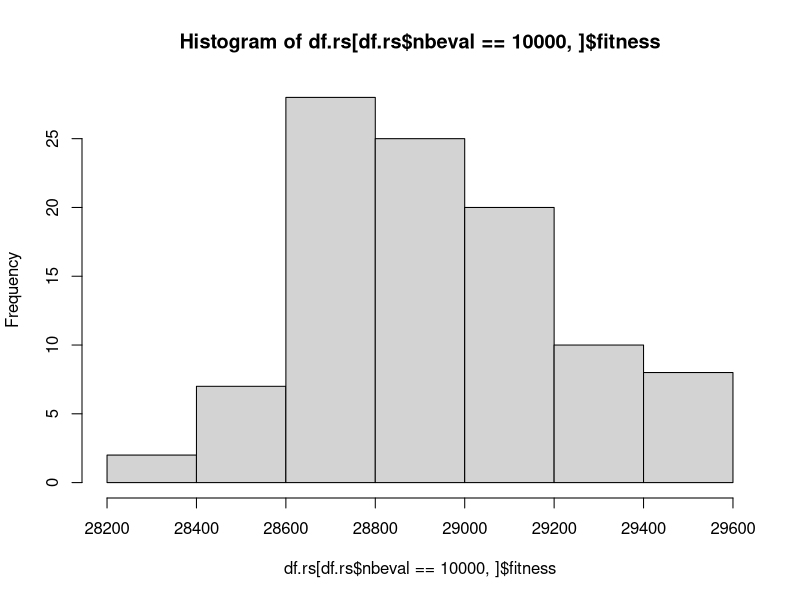
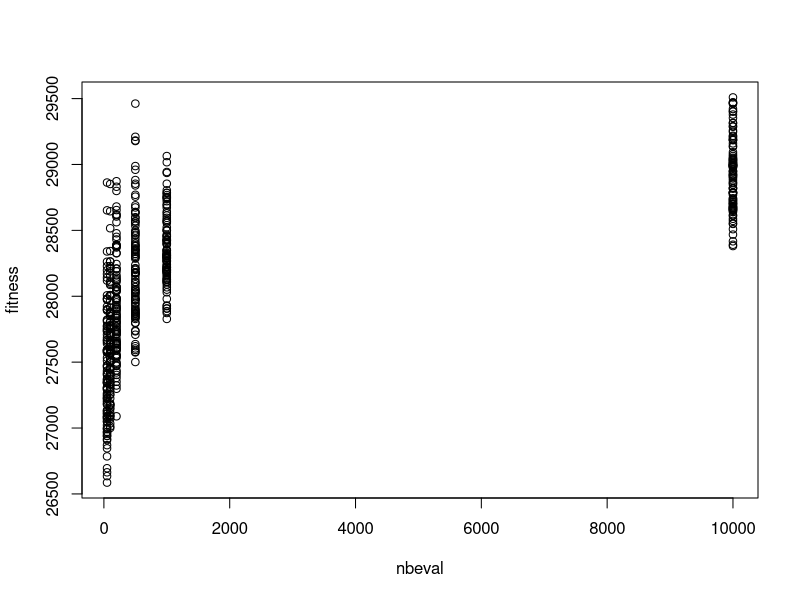
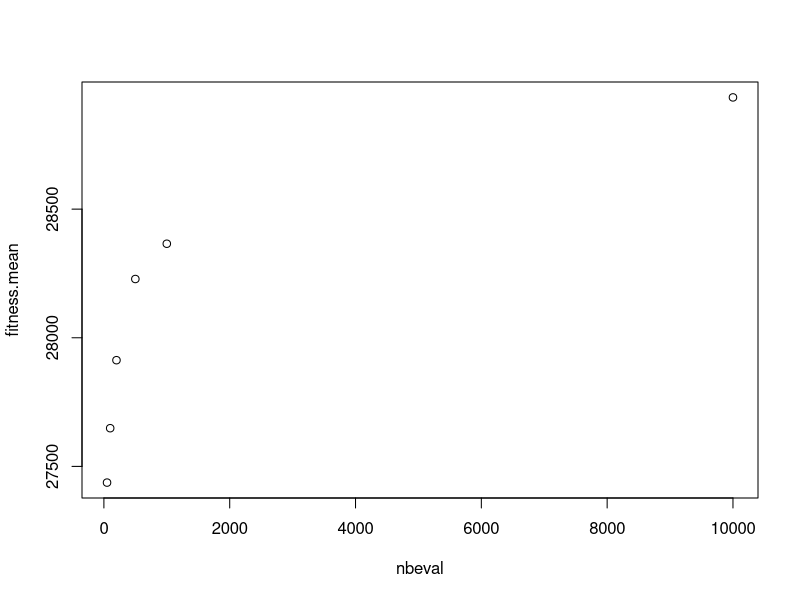
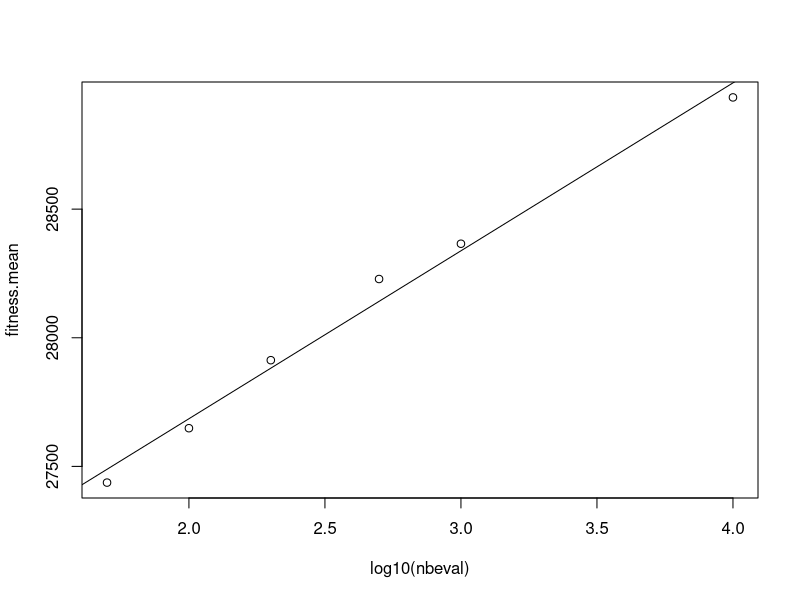
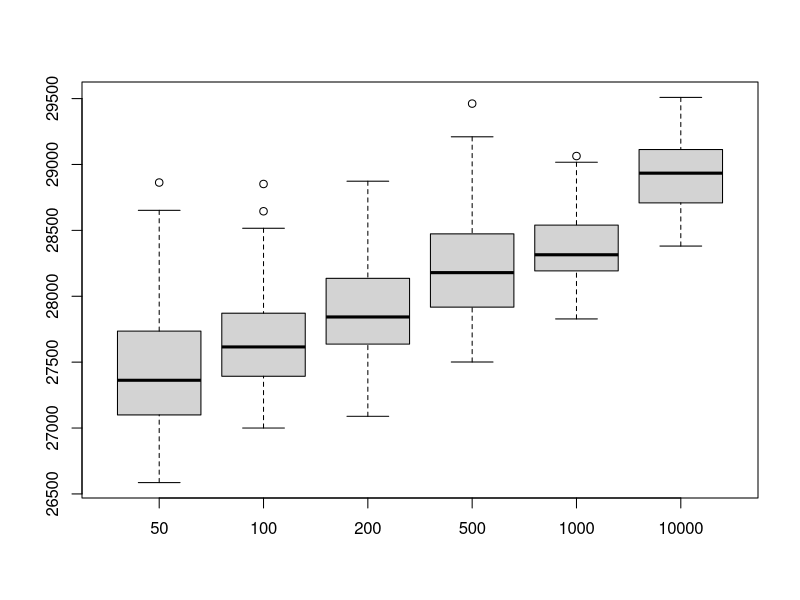
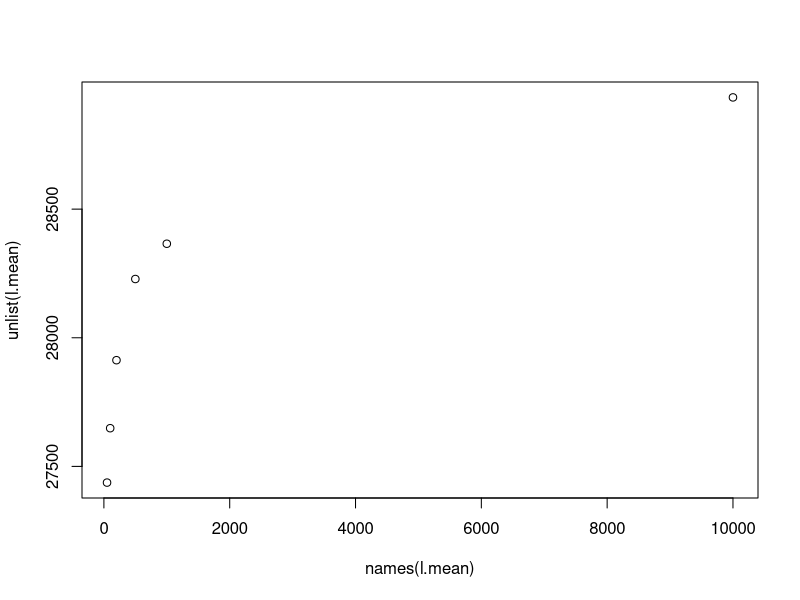
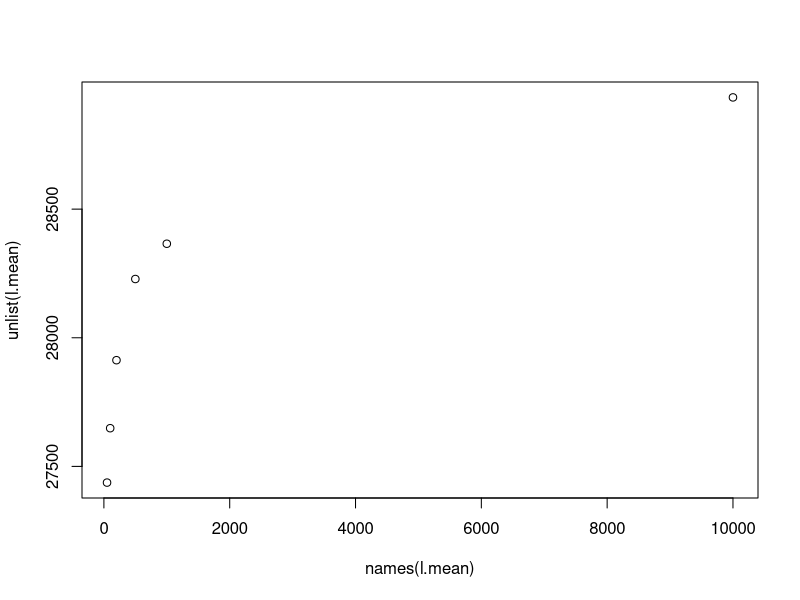
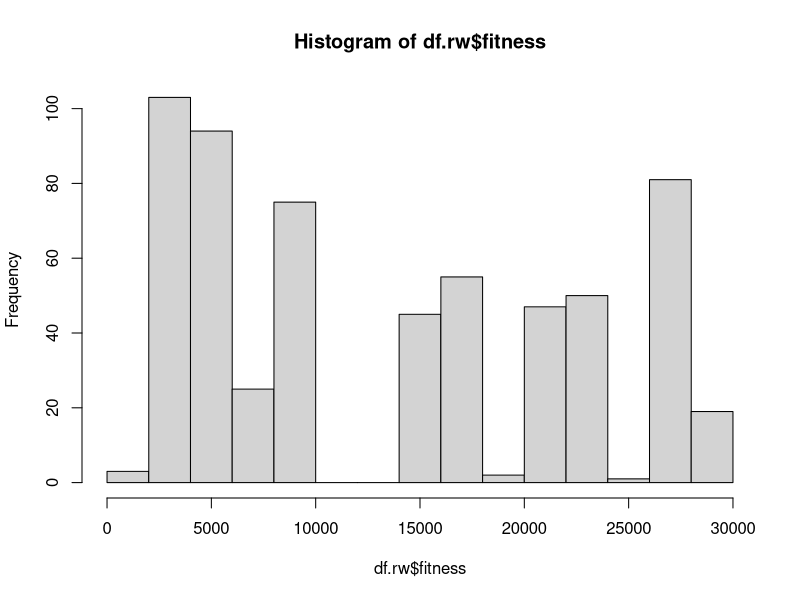

Source code (R) for these figures, in order:
# Author : SV
# date 2015/10/12

############################
# recherche aléatoire

# lit les données des recherches aléatoires
df.rs <- read.table("rs.csv", header = TRUE, sep = " ")

# vérification du fichier: affiche les premières lignes
head(df.rs)

# histogramme pour un nombre d'évaluation 10000 : nota, la distribution n'est pas gaussienne
hist(df.rs[df.rs$nbeval == 10000,]$fitness)

# calcul de la moyenne
mean(df.rs[df.rs$nbeval == 10000,]$fitness)

# résumé des principales statistiques
summary(df.rs[df.rs$nbeval == 10000,]$fitness)

# nuage de points des fitness obtenues en fonction du nombre d'évaluation
plot(fitness ~ nbeval, data = df.rs)

# chargement de la librairie doBy
library(doBy)

# calcul des moyennes de fitness en fonction du nombre d'évaluation
df.rs.mean <- summaryBy(fitness ~ nbeval, data = df.rs, FUN = mean)

# plot correspondant
plot(fitness.mean ~ nbeval, data = df.rs.mean)

# grosso modo, on a l'impression que les données suivent une loi logarithmique
# d'ailleur, on peut tracer avec le log:
plot(fitness.mean ~ log10(nbeval), data = df.rs.mean)

# et même fitter un modèle linéaire
model <- lm(fitness.mean ~ log10(nbeval), data = df.rs.mean)

# trace la droite de régression
abline(model)
# donne le descriptif du modèle : noter un très bon coefficient R^2
summary(model)

## Remarque : sans la librairie doBy 

# split des données selon les valeur en ligne (obtient alors une liste)
l <- split(df.rs$fitness, factor(df.rs$nbeval))

# boite a moustache (boxplot) de la fitness en fonction du nombre d'évaluation (attention echelle non respectée en abscisse)
boxplot(l)

# calcul des moyennes (nota: R est un langage fonctionnel)
l.mean <- lapply(l, FUN = mean)

# et le plot fitness vs. moyenne
plot(names(l.mean), unlist(l.mean))

plot(names(l.mean), unlist(l.mean))

############################
# marche aléatoire

# lit les données de la marche aléatoire
df.rw <- read.table("rw.csv", header = TRUE, sep = " ")

# vérification du fichier: affiche les premières lignes
head(df.rw)

# histogramme des fitness : nota, la distribution n'est pas gaussienne
hist(df.rw$fitness)

# fitness en fonction du nombre d'itération. Nota : les variations sont "aléatoires" mais bornées.
plot(df.rw$fitness)

# calcul de la fonction d'autocorrelation : beaucoup de correlation entre les fitness des solutions voisines
cors <- acf(df.rw$fitness)

# le premier coefficient d'autocorrelation est très proche de 1:
print(cors[1])

